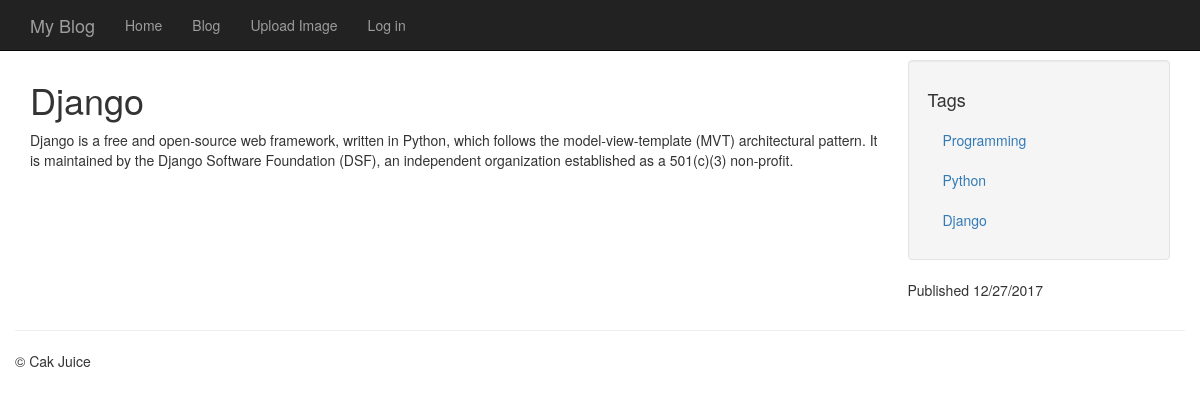
The app's page /entries/django/ with its own data.
### models.py (models this page shows, shortened)
class Entry(db.Model):
	STATUS_PUBLIC = 0
	STATUS_DRAFT = 1
	STATUS_DELETED = 2
	id = db.Column(db.Integer, primary_key=True)
	title = db.Column(db.String(100))
	slug = db.Column(db.String(100), unique=True)
	body = db.Column(db.Text)
	status = db.Column(db.SmallInteger, default=STATUS_PUBLIC)
	created_timestamp = db.Column(db.DateTime, default=datetime.datetime.now)
	modified_timestamp = db.Column(db.DateTime, default=datetime.datetime.now, onupdate=datetime.datetime.now)
	author_id = db.Column(db.Integer, db.ForeignKey('user.id'))
	tags = db.relationship('Tag', secondary=entry_tags, backref=db.backref('entries', lazy='dynamic'))
	comments = db.relationship('Comment', backref='entry',lazy='dynamic')

class Tag(db.Model):
	id = db.Column(db.Integer, primary_key=True)
	name = db.Column(db.String(64))
	slug = db.Column(db.String(64), unique=True)

### entries/blueprint.py (the view)
@entries.route('/<slug>/')
def detail(slug):
	entry = get_entry_or_404(slug)
	return render_template('entries/detail.html', entry=entry)

### app.py (called while the page is built)
@app.before_request
def _before_request():
	g.user = current_user

### helpers.py (called while the page is built)
def get_entry_or_404(slug, author=None):
	query = Entry.query.filter(Entry.slug == slug)
	if author:
		query = query.filter(Entry.author == author)
	else:
		query = filter_status_by_user(query)
	return query.first_or_404()

def filter_status_by_user(query):
	if not g.user.is_authenticated:
		return query.filter(Entry.status == Entry.STATUS_PUBLIC)
	else:
		query = query.filter(
			(Entry.status == Entry.STATUS_PUBLIC) |
			((Entry.author == g.user) & (Entry.status != Entry.STATUS_DELETED)))
		return query

### templates/entries/detail.html (shortened to what this page needs)
{% extends 'base.html' %}
{% block content_title %}{{ entry.title }}{% endblock %}
{% block sidebar %}
	<ul class="well nav nav-list">
		<li><h4>Tags</h4></li>
		{% for tag in entry.tags %}
			<li><a href="{{ url_for('entries.tag_detail', slug=tag.slug) }}">{{ tag.name }}</a></li>
		{% endfor %}
	</ul>
	<p>Published {{ entry.created_timestamp.strftime('%m/%d/%Y') }}</p>
{% endblock %}
{% block content %}
	{{ entry.body }}
{% endblock %}

### templates/base.html (shortened to what this page needs)
<!DOCTYPE html>
<html>
<head>
	<link rel="stylesheet" type="text/css" href="{{ url_for('static', filename='css/bootstrap.min.css') }}">
</head>
<body class="{% block body_class %}{% endblock %}">
	<nav class="navbar navbar-inverse navbar-fixed-top">
		<div class="container">
			<div class="navbar-header">
				<a class="navbar-brand" href="#">{% block branding %}My Blog{% endblock %}</a>
			</div>
			<div class="collapse navbar-collapse">
				<ul class="nav navbar-nav">
					<li><a href="{{ url_for('homepage') }}">Home</a></li>
					<li><a href="{{ url_for('entries.index') }}">Blog</a></li>
					<li><a href="{{ url_for('entries.image_upload') }}">Upload Image</a></li>
					{% if g.user.is_authenticated %}
						<li><a href="{{ url_for('logout', next=request.path) }}">Log out</a></li>
					{% else %}
						<li><a href="{{ url_for('login', next=request.path) }}">Log in</a></li>
					{% endif %}
				</ul>
			</div>
		</div>
	</nav>
	<div class="container">
		<div class="row">
			<div class="col-md-9">
				<h1>{% block content_title %}{% endblock %}</h1>
				{% block content %}{% endblock %}
			</div>
			<div class="col-md-3">
				{% block sidebar %}{% endblock %}
			</div>
		</div>
		<div class="row">
			<hr />
			<footer>
				<p>&copy; Cak Juice</p>
			</footer>
		</div>
	</div>
</body>
</html>

### templates/base.html (style rules this page uses)
body { padding-top:60px; }

### records on screen
Entry: title "Django", body "Django is a free and open-source web framework, written in Python, which follows the model-view-template (MVT) architectural pattern. It is maintained by the Django Software Foundation (DSF), an independent organization established as a 501(c)(3) non-profit.", created_timestamp "12/27/2017"
Tag: name "Programming"
Tag: name "Python"
Tag: name "Django"
